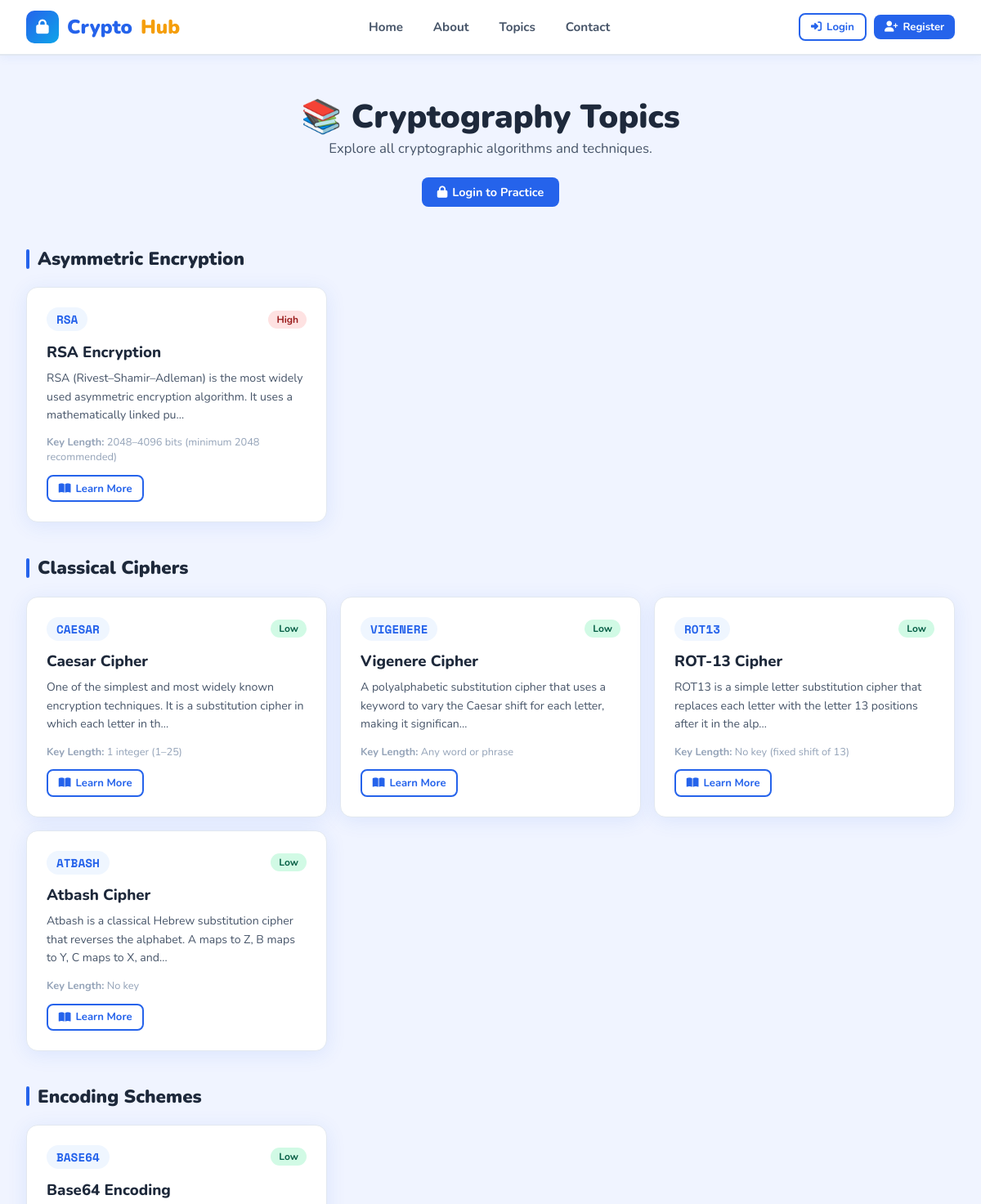
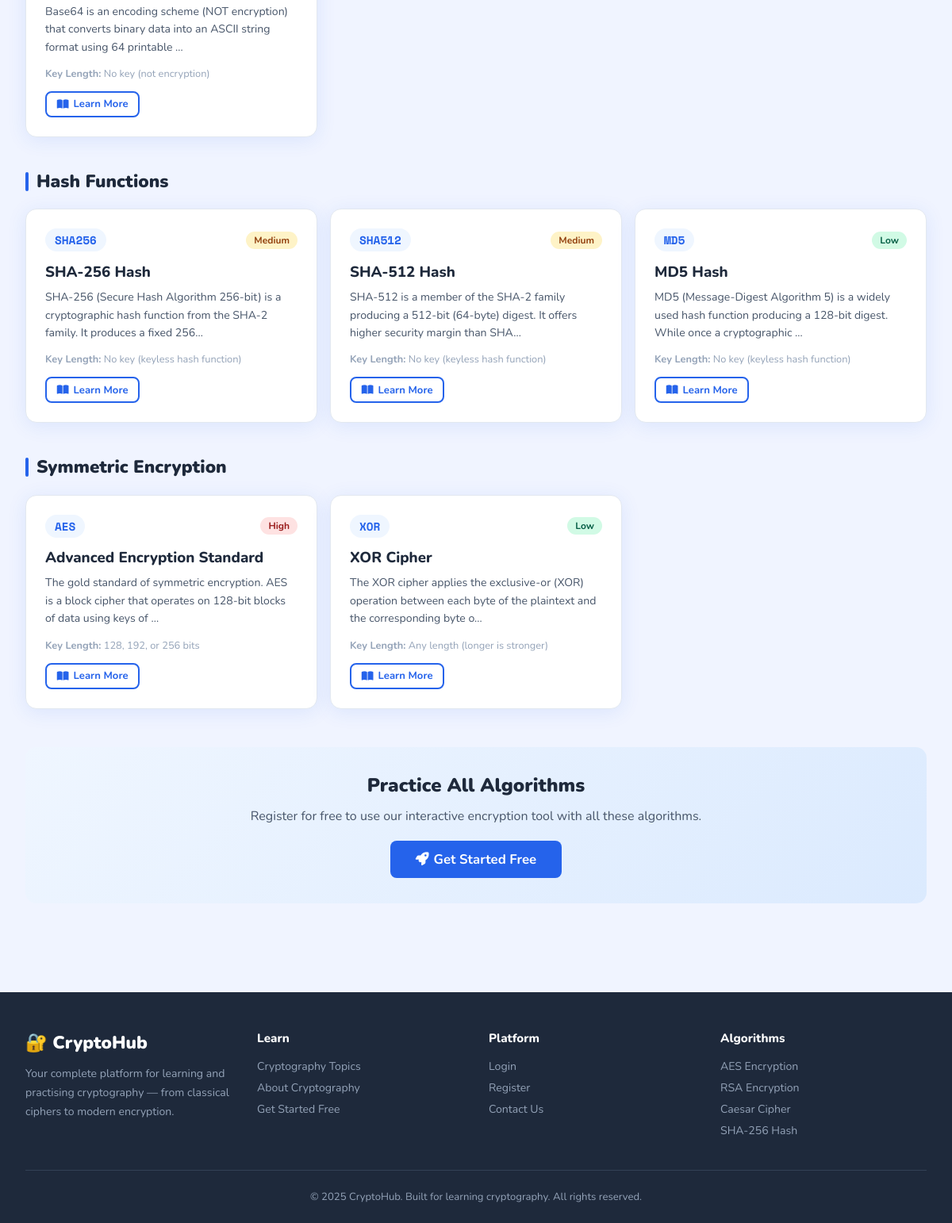
Page /topics/ on the committed database (2 pictures, top to bottom).
### crypto_app/models.py (models this page shows, shortened)
class AlgorithmReference(models.Model):
    CATEGORY_CHOICES = [
        ('SYMMETRIC', 'Symmetric Encryption'),
        ('ASYMMETRIC', 'Asymmetric Encryption'),
        ('HASH', 'Hash Functions'),
        ('CLASSICAL', 'Classical Ciphers'),
        ('ENCODING', 'Encoding Schemes'),
    ]
    name = models.CharField(max_length=100)
    acronym = models.CharField(max_length=20)
    category = models.CharField(max_length=20, choices=CATEGORY_CHOICES)
    description = models.TextField()
    history = models.TextField(blank=True)
    how_it_works = models.TextField()
    use_cases = models.TextField()
    strengths = models.TextField(blank=True)
    weaknesses = models.TextField(blank=True)
    key_length = models.CharField(max_length=100, blank=True)
    complexity = models.CharField(max_length=20, choices=[
        ('LOW', 'Low'), ('MEDIUM', 'Medium'), ('HIGH', 'High')
    ], default='MEDIUM')
    is_featured = models.BooleanField(default=False)
    created_at = models.DateTimeField(default=timezone.now)
    class Meta:
        ordering = ['name']

### crypto_app/views.py (the view)
# urls.py: path('topics/', views.topics, name='topics'),
def topics(request):
    algorithms = AlgorithmReference.objects.all().order_by('category')
    categories = AlgorithmReference.objects.values('category').distinct()
    return render(request, 'crypto_app/topics.html', {
        'algorithms': algorithms, 'categories': categories
    })

### crypto_app/templates/crypto_app/topics.html (shortened to what this page needs)
{% extends 'crypto_app/base.html' %}
{% block body %}
<div style="max-width:1200px;margin:0 auto;padding:3rem 2rem;">
    <div style="text-align:center;margin-bottom:3rem;">
        <h1 style="font-size:2.5rem;font-weight:900;">📚 Cryptography Topics</h1>
        <p style="color:var(--text-mid);font-size:1.05rem;">Explore all cryptographic algorithms and techniques.</p>
        <div style="margin-top:1.5rem;display:flex;gap:0.5rem;justify-content:center;flex-wrap:wrap;">
            <a href="{% url 'register' %}" class="btn btn-primary"><i class="fas fa-lock"></i> Login to Practice</a>
        </div>
    </div>
    {% if algorithms %}
    {% regroup algorithms by get_category_display as by_category %}
    {% for group in by_category %}
    <div style="margin-bottom:2.5rem;">
        <h2 style="font-size:1.4rem;font-weight:900;margin-bottom:1.2rem;display:flex;align-items:center;gap:10px;">
            <span style="width:4px;height:24px;background:var(--primary);border-radius:2px;display:inline-block;"></span>
            {{ group.grouper }}
        </h2>
        <div style="display:grid;grid-template-columns:repeat(auto-fill,minmax(300px,1fr));gap:1rem;">
            {% for algo in group.list %}
            <div class="card" style="transition:all 0.2s;" onmouseover="this.style.transform='translateY(-3px)'" onmouseout="this.style.transform=''">
                <div class="card-body">
                    <div style="display:flex;align-items:center;justify-content:space-between;margin-bottom:0.8rem;">
                        <span class="algo-chip" style="font-size:0.9rem;">{{ algo.acronym }}</span>
                        <span class="badge-tag {% if algo.complexity == 'LOW' %}badge-green{% elif algo.complexity == 'MEDIUM' %}badge-amber{% else %}badge-red{% endif %}">
                            {{ algo.get_complexity_display }}
                        </span>
                    </div>
                    <h3 style="font-weight:800;margin-bottom:0.5rem;">{{ algo.name }}</h3>
                    <p style="color:var(--text-mid);font-size:0.88rem;line-height:1.6;margin-bottom:0.8rem;">{{ algo.description|truncatechars:120 }}</p>
                    {% if algo.key_length %}
                    <p style="font-size:0.8rem;color:var(--text-light);"><strong>Key Length:</strong> {{ algo.key_length }}</p>
                    {% endif %}
                    <a href="{% url 'topic_detail' algo.id %}" class="btn btn-outline btn-sm" style="margin-top:0.8rem;">
                        <i class="fas fa-book-open"></i> Learn More
                    </a>
                </div>
            </div>
            {% endfor %}
        </div>
    </div>
    {% endfor %}
    {% endif %}
    <div style="text-align:center;margin-top:3rem;padding:2rem;background:linear-gradient(135deg,#EFF6FF,#DBEAFE);border-radius:var(--radius);">
        <h2 style="font-weight:900;margin-bottom:0.8rem;">Practice All Algorithms</h2>
        <p style="color:var(--text-mid);margin-bottom:1.2rem;">Register for free to use our interactive encryption tool with all these algorithms.</p>
        <a href="{% url 'register' %}" class="btn btn-primary btn-lg"><i class="fas fa-rocket"></i> Get Started Free</a>
    </div>
</div>
{% endblock %}

### crypto_app/templates/crypto_app/base.html (shortened to what this page needs)
<!DOCTYPE html>
<html lang="en">
<head>
    <link rel="stylesheet" href="https://cdnjs.cloudflare.com/ajax/libs/font-awesome/6.5.0/css/all.min.css">
</head>
<body>
<header class="topnav">
    <a href="{% url 'home' %}" class="brand">
        <div class="logo-icon"><i class="fas fa-lock"></i></div>
        Crypto<span class="sub">Hub</span>
    </a>
    {% if user.is_authenticated %}
    <nav>
        {% if user.is_staff %}
        <a href="{% url 'admin_dashboard' %}"><i class="fas fa-tachometer-alt"></i> Admin Panel</a>
        {% else %}
        <a href="{% url 'dashboard' %}"><i class="fas fa-th-large"></i> Dashboard</a>
        <a href="{% url 'encryption_tool' %}"><i class="fas fa-key"></i> Encrypt</a>
        <a href="{% url 'topics' %}"><i class="fas fa-book"></i> Learn</a>
        {% endif %}
    </nav>
    <div class="auth-btns">
        <span style="font-weight:700; color:var(--text-mid);">
            <i class="fas fa-user-circle" style="color:var(--primary)"></i>
            {{ user.get_full_name|default:user.username }}
        </span>
        <a href="{% url 'logout' %}" class="btn btn-outline btn-sm">
            <i class="fas fa-sign-out-alt"></i> Logout
        </a>
    </div>
    {% else %}
    <nav>
        <a href="{% url 'home' %}">Home</a>
        <a href="{% url 'about' %}">About</a>
        <a href="{% url 'topics' %}">Topics</a>
        <a href="{% url 'contact' %}">Contact</a>
    </nav>
    <div class="auth-btns">
        <a href="{% url 'login' %}" class="btn btn-outline btn-sm"><i class="fas fa-sign-in-alt"></i> Login</a>
        <a href="{% url 'register' %}" class="btn btn-primary btn-sm"><i class="fas fa-user-plus"></i> Register</a>
    </div>
    {% endif %}
</header>
{% block body %}{% endblock %}
{% if not user.is_authenticated %}
<footer>
    <div style="max-width:1200px; margin:0 auto;">
        <div class="footer-grid">
            <div>
                <div class="brand-footer">🔐 CryptoHub</div>
                <p style="font-size:0.88rem; line-height:1.7;">Your complete platform for learning and practising cryptography — from classical ciphers to modern encryption.</p>
            </div>
            <div>
                <h4>Learn</h4>
                <a href="{% url 'topics' %}">Cryptography Topics</a>
                <a href="{% url 'about' %}">About Cryptography</a>
                <a href="{% url 'register' %}">Get Started Free</a>
            </div>
            <div>
                <h4>Platform</h4>
                <a href="{% url 'login' %}">Login</a>
                <a href="{% url 'register' %}">Register</a>
                <a href="{% url 'contact' %}">Contact Us</a>
            </div>
            <div>
                <h4>Algorithms</h4>
                <a href="#">AES Encryption</a>
                <a href="#">RSA Encryption</a>
                <a href="#">Caesar Cipher</a>
                <a href="#">SHA-256 Hash</a>
            </div>
        </div>
        <div class="footer-bottom">
            <p>&copy; 2025 CryptoHub. Built for learning cryptography. All rights reserved.</p>
        </div>
    </div>
</footer>
{% endif %}
</body>
</html>

### crypto_app/templates/crypto_app/base.html (style rules this page uses)
:root { --primary: #2563EB; --primary-light: #3B82F6; --primary-dark: #1D4ED8; --secondary: #0EA5E9; --accent: #F59E0B; --success: #10B981; --danger: #EF4444; --warning: #F59E0B; --info: #06B6D4; --bg: #F0F4FF; --bg-white: #FFFFFF; --bg-card: #FFFFFF; --text-dark: #1E293B; --text-mid: #475569; --text-light: #94A3B8; --border: #E2E8F0; --shadow: 0 4px 24px rgba(37,99,235,0.10); --shadow-hover: 0 8px 32px rgba(37,99,235,0.18); --radius: 14px; --radius-sm: 8px; --sidebar-w: 260px; --header-h: 68px; --font-main: 'Nunito', sans-serif; --font-mono: 'Space Mono', monospace; }
* { box-sizing: border-box; margin: 0; padding: 0; }
body { font-family: var(--font-main); background: var(--bg); color: var(--text-dark); min-height: 100vh; }
.topnav { background: #fff; border-bottom: 2px solid var(--border); padding: 0 2rem; height: var(--header-h); display: flex; align-items: center; justify-content: space-between; position: sticky; top: 0; z-index: 100; box-shadow: 0 2px 12px rgba(37,99,235,0.07); }
.topnav .brand { display: flex; align-items: center; gap: 10px; text-decoration: none; font-size: 1.5rem; font-weight: 900; color: var(--primary); }
.topnav .brand .logo-icon { width: 40px; height: 40px; background: linear-gradient(135deg, var(--primary), var(--secondary)); border-radius: 10px; display: flex; align-items: center; justify-content: center; color: white; font-size: 1.1rem; }
.topnav .brand span.sub { color: var(--accent); }
.topnav nav { display: flex; align-items: center; gap: 0.3rem; }
.topnav nav a { padding: 0.45rem 1rem; border-radius: var(--radius-sm); text-decoration: none; color: var(--text-mid); font-weight: 700; font-size: 0.95rem; transition: all 0.2s; }
.topnav .auth-btns { display: flex; gap: 0.6rem; align-items: center; }
.btn { display: inline-flex; align-items: center; gap: 6px; padding: 0.5rem 1.2rem; border-radius: var(--radius-sm); font-family: var(--font-main); font-weight: 700; font-size: 0.9rem; border: none; cursor: pointer; text-decoration: none; transition: all 0.2s; }
.btn-primary { background: var(--primary); color: white; }
.btn-outline { background: transparent; color: var(--primary); border: 2px solid var(--primary); }
.btn-sm { padding: 0.35rem 0.8rem; font-size: 0.82rem; }
.btn-lg { padding: 0.75rem 2rem; font-size: 1.05rem; }
.card { background: var(--bg-card); border-radius: var(--radius); box-shadow: var(--shadow); border: 1px solid var(--border); overflow: hidden; }
.card-body { padding: 1.5rem; }
.badge-tag { display: inline-flex; align-items: center; gap: 4px; padding: 3px 10px; border-radius: 20px; font-size: 0.75rem; font-weight: 700; }
.badge-green { background: #D1FAE5; color: #065F46; }
.badge-red { background: #FEE2E2; color: #991B1B; }
.badge-amber { background: #FEF3C7; color: #92400E; }
.algo-chip { display: inline-flex; align-items: center; gap: 5px; padding: 4px 12px; border-radius: 20px; background: #EFF6FF; color: var(--primary); font-size: 0.8rem; font-weight: 800; font-family: var(--font-mono); }
footer { background: var(--text-dark); color: #94A3B8; padding: 3rem 2rem 1.5rem; margin-top: 4rem; }
footer .footer-grid { display: grid; grid-template-columns: repeat(auto-fit, minmax(200px, 1fr)); gap: 2rem; margin-bottom: 2rem; }
footer h4 { color: white; font-weight: 800; margin-bottom: 1rem; font-size: 0.95rem; }
footer a { color: #94A3B8; text-decoration: none; display: block; margin-bottom: 0.5rem; font-size: 0.88rem; transition: color 0.2s; }
footer .footer-bottom { border-top: 1px solid #334155; padding-top: 1.5rem; text-align: center; font-size: 0.82rem; }
footer .brand-footer { color: white; font-size: 1.4rem; font-weight: 900; margin-bottom: 0.8rem; }

### rows in the picture
AlgorithmReference: acronym "RSA", complexity "High", name "RSA Encryption", description "RSA (Rivest–Shamir–Adleman) is the most widely used asymmetric encryption algorithm. It uses a mathematically linked pu…", key_length "2048–4096 bits (minimum 2048 recommended)"
AlgorithmReference: acronym "CAESAR", complexity "Low", name "Caesar Cipher", description "One of the simplest and most widely known encryption techniques. It is a substitution cipher in which each letter in th…", key_length "1 integer (1–25)"
AlgorithmReference: acronym "VIGENERE", complexity "Low", name "Vigenere Cipher", description "A polyalphabetic substitution cipher that uses a keyword to vary the Caesar shift for each letter, making it significan…", key_length "Any word or phrase"
AlgorithmReference: acronym "ROT13", complexity "Low", name "ROT-13 Cipher", description "ROT13 is a simple letter substitution cipher that replaces each letter with the letter 13 positions after it in the alp…", key_length "No key (fixed shift of 13)"
AlgorithmReference: acronym "ATBASH", complexity "Low", name "Atbash Cipher", description "Atbash is a classical Hebrew substitution cipher that reverses the alphabet. A maps to Z, B maps to Y, C maps to X, and…", key_length "No key"
AlgorithmReference: acronym "BASE64", complexity "Low", name "Base64 Encoding", description "Base64 is an encoding scheme (NOT encryption) that converts binary data into an ASCII string format using 64 printable …", key_length "No key (not encryption)"
AlgorithmReference: acronym "SHA256", complexity "Medium", name "SHA-256 Hash", description "SHA-256 (Secure Hash Algorithm 256-bit) is a cryptographic hash function from the SHA-2 family. It produces a fixed 256…", key_length "No key (keyless hash function)"
AlgorithmReference: acronym "SHA512", complexity "Medium", name "SHA-512 Hash", description "SHA-512 is a member of the SHA-2 family producing a 512-bit (64-byte) digest. It offers higher security margin than SHA…", key_length "No key (keyless hash function)"
AlgorithmReference: acronym "MD5", complexity "Low", name "MD5 Hash", description "MD5 (Message-Digest Algorithm 5) is a widely used hash function producing a 128-bit digest. While once a cryptographic …", key_length "No key (keyless hash function)"
AlgorithmReference: acronym "AES", complexity "High", name "Advanced Encryption Standard", description "The gold standard of symmetric encryption. AES is a block cipher that operates on 128-bit blocks of data using keys of …", key_length "128, 192, or 256 bits"
AlgorithmReference: acronym "XOR", complexity "Low", name "XOR Cipher", description "The XOR cipher applies the exclusive-or (XOR) operation between each byte of the plaintext and the corresponding byte o…", key_length "Any length (longer is stronger)"

### other values in the picture
{{ group.grouper }} "Asymmetric Encryption" "Classical Ciphers" "Encoding Schemes" "Hash Functions" "Symmetric Encryption"
